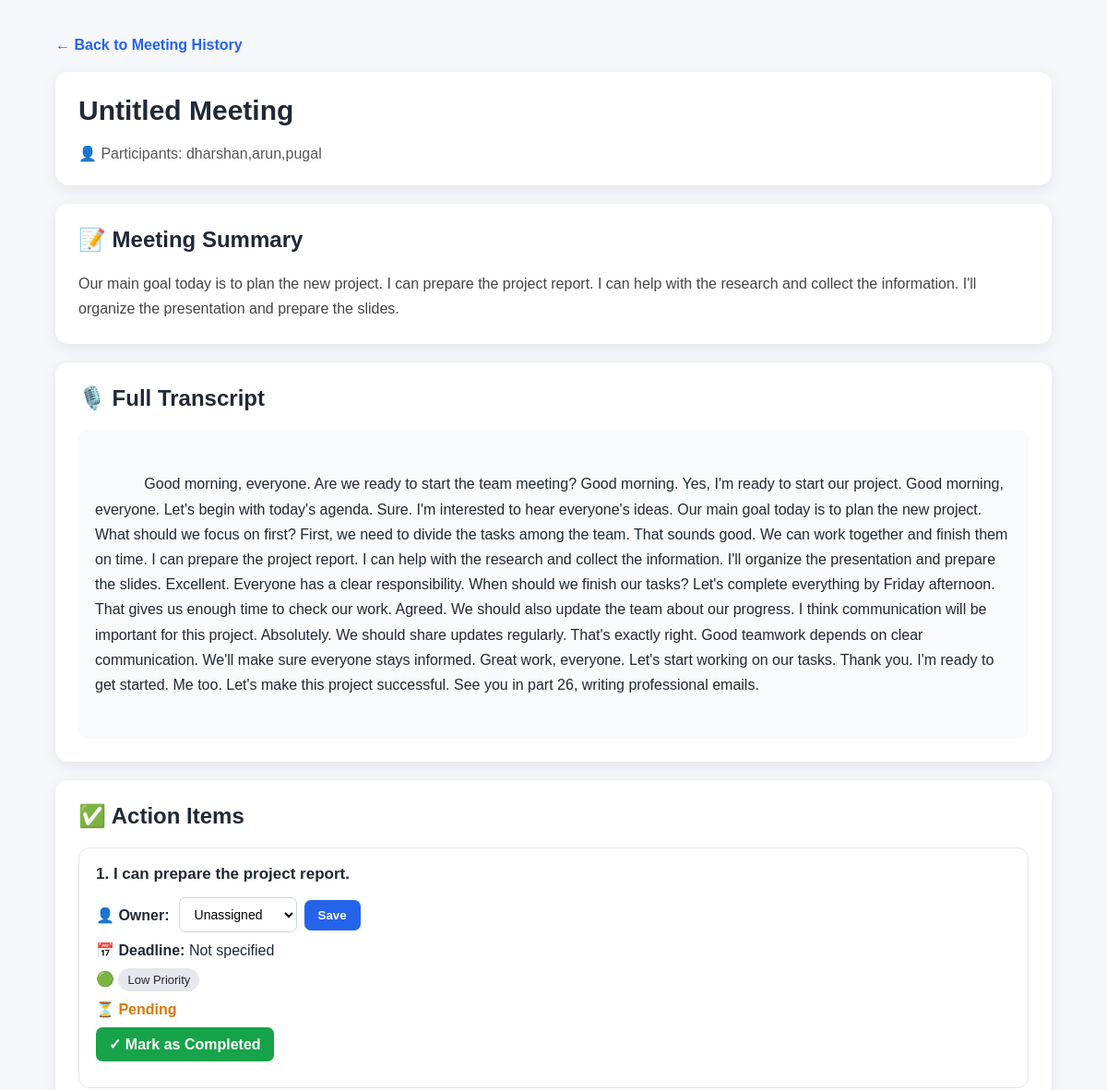
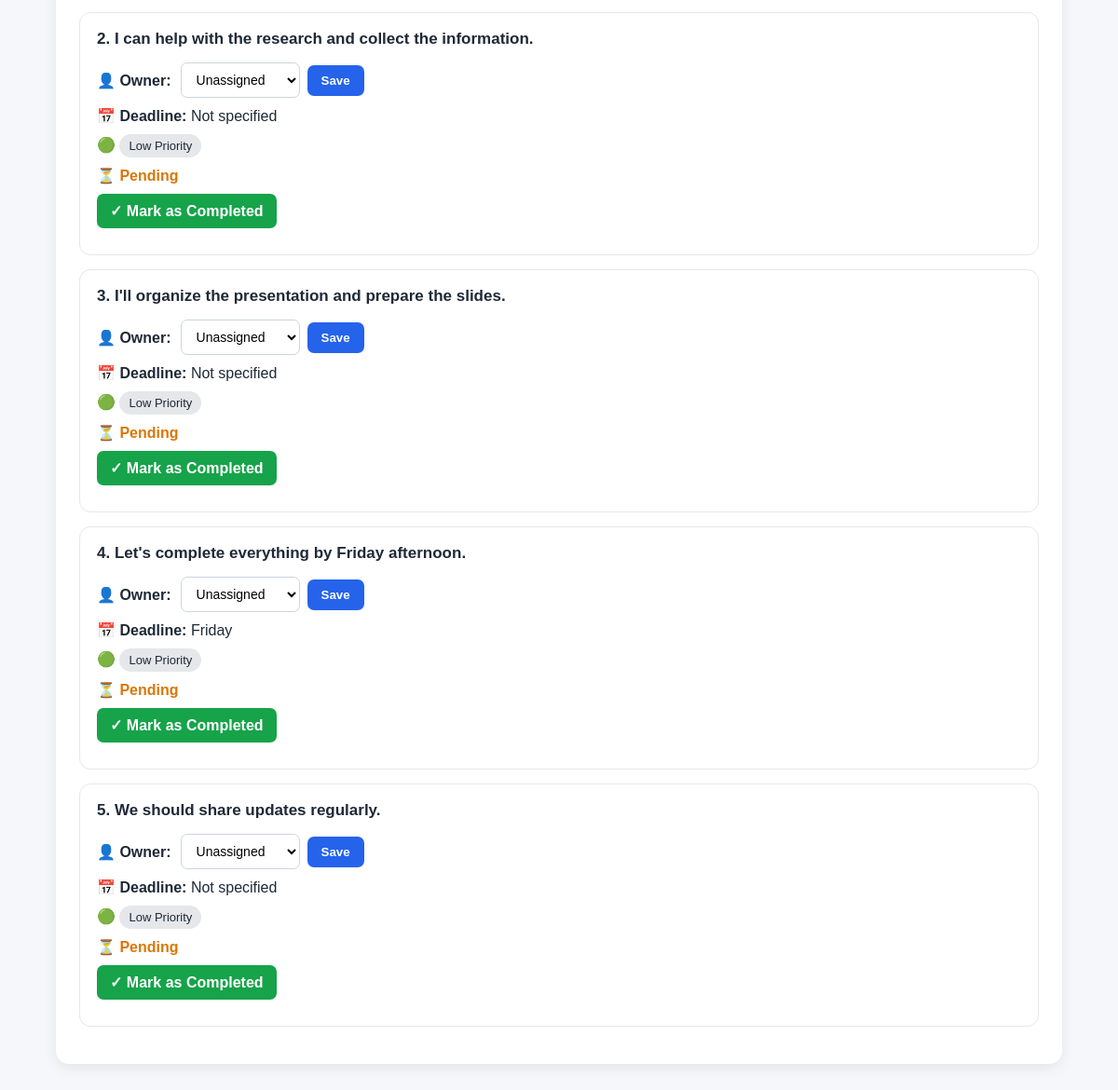
Screenshot of /meeting/18 with the database file from the repository (2 pictures, top to bottom).
### tables this page shows
CREATE TABLE meetings (
            id INTEGER PRIMARY KEY AUTOINCREMENT,
            title TEXT NOT NULL,
            participants TEXT NOT NULL,
            transcript TEXT NOT NULL,
            summary TEXT
        , created_at TEXT);

CREATE TABLE tasks (
            id INTEGER PRIMARY KEY AUTOINCREMENT,
            meeting_id INTEGER,
            task TEXT,
            owner TEXT,
            deadline TEXT,
            priority TEXT,
            status TEXT DEFAULT 'Pending'
        );

### app.py (the view)
@app.route("/meeting/<int:meeting_id>")
def meeting_details(meeting_id):
    conn = get_db()
    cursor = conn.cursor()
    cursor.execute(
        "SELECT * FROM meetings WHERE id = ?",
        (meeting_id,)
    )
    meeting = cursor.fetchone()
    cursor.execute("""
        SELECT *
        FROM tasks
        WHERE meeting_id = ?
        ORDER BY id ASC
    """, (meeting_id,))
    tasks = cursor.fetchall()
    conn.close()
    if meeting is None:
        return "Meeting not found", 404
    return render_template(
        "meeting_details.html",
        meeting=meeting,
        tasks=tasks
    )

### app.py (called while the page is built)
@app.after_request
def add_cors_headers(response):
    response.headers["Access-Control-Allow-Origin"] = "*"
    response.headers["Access-Control-Allow-Headers"] = "Content-Type"
    response.headers["Access-Control-Allow-Methods"] = "GET, POST, OPTIONS"
    return response

def get_db():
    conn = sqlite3.connect(DATABASE)
    conn.row_factory = sqlite3.Row
    return conn

### templates/meeting_details.html (shortened to what this page needs)
<!DOCTYPE html>
<html lang="en">
<head>
</head>
<body>
<div class="container">
    <a href="/history" class="back">
        ← Back to Meeting History
    </a>
    <div class="header-card">
        <h1>
            {{ meeting[1] }}
        </h1>
        <div class="participants">
            👤 Participants:
            {{ meeting[2] }}
        </div>
    </div>
    <div class="section">
        <h2>
            📝 Meeting Summary
        </h2>
        <div class="summary">
            {{ meeting[4] }}
        </div>
    </div>
    <div class="section">
        <h2>
            🎙️ Full Transcript
        </h2>
        <div class="transcript">
            {{ meeting[3] }}
        </div>
    </div>
    <div class="section">
        <h2>
            ✅ Action Items
        </h2>
        {% if tasks %}
            {% for task in tasks %}
            <div class="task-card">
                <div class="task-title">
                    {{ loop.index }}.
                    {{ task[2] }}
                </div>
                <div class="info">
                    <div class="owner-row">
                        <strong>
                            👤 Owner:
                        </strong>
                        <form
                            class="owner-form"
                            method="POST"
                            action="/update_owner/{{ task[0] }}"
                        >
                            <select name="owner">
                                <option value="Unassigned"
                                    {% if task[3] == "Unassigned" %}
                                    selected
                                    {% endif %}
                                >
                                    Unassigned
                                </option>
                            </select>
                            <button type="submit">
                                Save
                            </button>
                        </form>
                    </div>
                </div>
                <div class="info">
                    📅
                    <strong>Deadline:</strong>
                    {{ task[4] }}
                </div>
                <div class="info">
                    🟢
                    <span class="priority">
                        {{ task[5] }} Priority
                    </span>
                </div>
                <div class="info">
                    {% if task[6] == "Completed" %}
                        <span class="completed">
                            ✅ Completed
                        </span>
                    {% else %}
                        <span class="pending">
                            ⏳ Pending
                        </span>
                        <br>
                        <a
                            class="complete"
                            href="/complete/{{ task[0] }}"
                        >
                            ✓ Mark as Completed
                        </a>
                    {% endif %}
                </div>
            </div>
            {% endfor %}
        {% else %}
            <p class="empty">
                No action items found for this meeting.
            </p>
        {% endif %}
    </div>
</div>
</body>
</html>

### templates/meeting_details.html (style rules this page uses)
* { box-sizing: border-box; }
body { margin: 0; font-family: Arial, sans-serif; background: #f5f7fb; color: #1f2937; }
.container { width: 90%; max-width: 1100px; margin: 40px auto; }
.back { display: inline-block; margin-bottom: 20px; text-decoration: none; color: #2563eb; font-weight: bold; }
.header-card, .section { background: white; border-radius: 14px; padding: 25px; margin-bottom: 20px; box-shadow: 0 4px 15px rgba(0,0,0,0.08); }
h1 { margin-top: 0; font-size: 30px; }
h2 { margin-top: 0; }
.participants { color: #555; margin-top: 10px; }
.summary { line-height: 1.7; color: #444; }
.transcript { background: #f8fafc; padding: 18px; border-radius: 10px; line-height: 1.7; white-space: pre-wrap; }
.task-card { border: 1px solid #e5e7eb; border-radius: 12px; padding: 18px; margin-bottom: 15px; }
.task-title { font-size: 17px; font-weight: bold; margin-bottom: 15px; }
.info { margin: 10px 0; }
.owner-row { display: flex; align-items: center; gap: 10px; flex-wrap: wrap; }
.owner-form { display: flex; gap: 8px; align-items: center; }
select { padding: 9px 12px; border: 1px solid #cbd5e1; border-radius: 7px; background: white; font-size: 14px; }
button { padding: 9px 15px; border: none; border-radius: 7px; background: #2563eb; color: white; cursor: pointer; font-weight: bold; }
.priority { display: inline-block; padding: 5px 10px; border-radius: 20px; background: #e5e7eb; font-size: 13px; }
.pending { color: #d97706; font-weight: bold; }
.complete { display: inline-block; margin-top: 10px; padding: 9px 14px; background: #16a34a; color: white; text-decoration: none; border-radius: 7px; font-weight: bold; }

### rows the page displays
meetings: title "Untitled Meeting", participants "dharshan,arun,pugal", summary "Our main goal today is to plan the new project. I can prepare the project report. I can help with the research and collect the information. I'll organize the presentation and prepare the slides.", transcript "Good morning, everyone. Are we ready to start the team meeting? Good morning. Yes, I'm ready to start our project. Good morning, everyone. Let's begin with today's agenda. Sure. I'm interested to hear everyone's ideas. Our main goal today is to plan the new project. What should we focus on first? First, we need to divide the tasks among the team. That sounds good. We can work together and finish them on time. I can prepare the project report. I can help with the research and collect the information. I'll organize the presentation and prepare the slides. Excellent. Everyone has a clear responsibility. When should we finish our tasks? Let's complete everything by Friday afternoon. That gives…"
tasks: task "I can prepare the project report.", owner "Unassigned", deadline "Not specified", priority "Low"
tasks: task "I can help with the research and collect the information.", owner "Unassigned", deadline "Not specified", priority "Low"
tasks: task "I'll organize the presentation and prepare the slides.", owner "Unassigned", deadline "Not specified", priority "Low"
tasks: task "Let's complete everything by Friday afternoon.", owner "Unassigned", deadline "Friday", priority "Low"
tasks: task "We should share updates regularly.", owner "Unassigned", deadline "Not specified", priority "Low"
